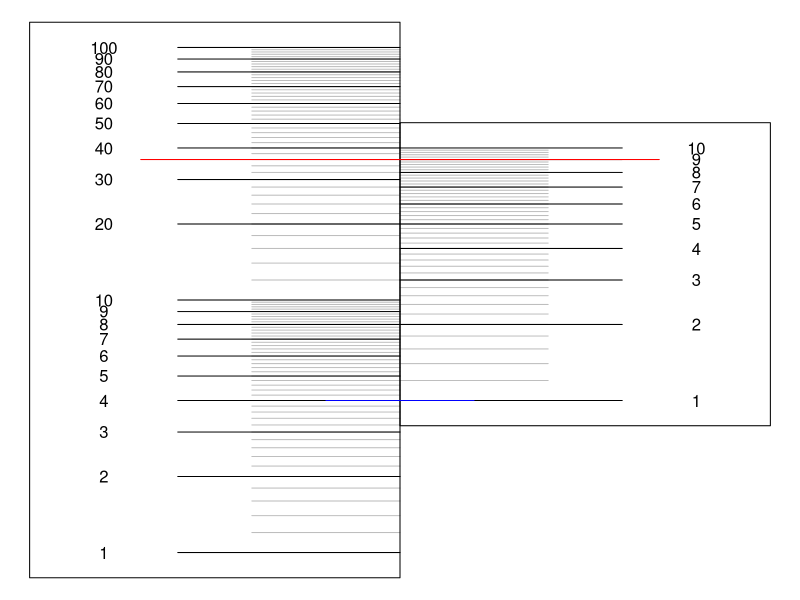
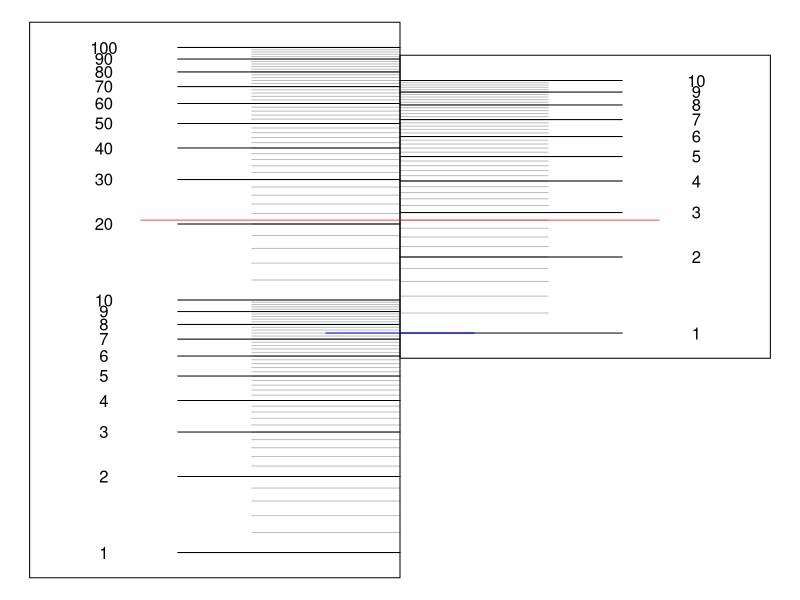

Source code (R) for these figures, in order:
## ---- chunk 1
exab = sample(2:9,2)
while(T){
    ab = sample(8:49,2)*2/10
    a = ab[1]
    b = ab[2]
    if(!(a%%1==0) && !(b%%1==0) && abs(b-a)>1){break}
}

achoice = signif(a+0.2*(sample(-5:0,1)+0:5),2)
bchoice = signif(b+0.2*(sample(-5:0,1)+0:5),2)
p = signif(a*b,2)
pchoice = signif(p+0.2*(sample(-5:0,1)+0:5)*10^floor(log10(p)),2)

sol1 = paste0(1*(achoice==a),collapse="")
sol2 = paste0(1*(bchoice==b),collapse="")
sol3 = paste0(1*(pchoice==p),collapse="")

## ---- chunk 2
par(mar=c(0,0,0,0))
bmp = 0.1
plot(0,0,"n",xlim=c(0,1),ylim=c(0-bmp,2+bmp),axes=F,ann=F)
for(i in seq(1.2,9.8,0.2)){
    for(j in 0:1){
        num = i*10^j
        y = log10(num)
        lines(c(0.3,0.5),c(y,y),col="grey")
    }
}
for(i in seq(1.2,9.8,0.2)){
    num = i
    y2 = log10(num*exab[1])
    lines(c(0.5,0.7),c(y2,y2),col="grey")
}
nums = c(1:9,(1:9)*10,100)
for(num in nums){
    y = log10(num)
    lines(c(0.2,0.5),c(y,y))
    text(0.1,y,num)
}
for(num in 1:10){
    y2 = log10(num*exab[1])
    lines(c(0.5,0.8),c(y2,y2))
    text(0.9,y2,num)
}

polygon(c(0,0.5,0.5,0),c(0-bmp,0-bmp,2+bmp,2+bmp))
polygon(c(1,0.5,0.5,1),c(0-bmp,0-bmp,1+bmp,1+bmp)+log10(exab[1]))

lines(c(0.15,0.85),rep(log10(prod(exab)),2),col="red")
lines(c(0.4,0.6),rep(log10(exab[1]),2),col="blue")

## ---- chunk 3
par(mar=c(0,0,0,0))
bmp = 0.1
plot(0,0,"n",xlim=c(0,1),ylim=c(0-bmp,2+bmp),axes=F,ann=F)
for(i in seq(1.2,9.8,0.2)){
    for(j in 0:1){
        num = i*10^j
        y = log10(num)
        lines(c(0.3,0.5),c(y,y),col="grey")
    }
}
for(i in seq(1.2,9.8,0.2)){
    num = i
    y2 = log10(num*a)
    lines(c(0.5,0.7),c(y2,y2),col="grey")
}
nums = c(1:9,(1:9)*10,100)
for(num in nums){
    y = log10(num)
    lines(c(0.2,0.5),c(y,y))
    text(0.1,y,num)
}
for(num in 1:10){
    y2 = log10(num*a)
    lines(c(0.5,0.8),c(y2,y2))
    text(0.9,y2,num)
}

polygon(c(0,0.5,0.5,0),c(0-bmp,0-bmp,2+bmp,2+bmp))
polygon(c(1,0.5,0.5,1),c(0-bmp,0-bmp,1+bmp,1+bmp)+log10(a))

lines(c(0.15,0.85),rep(log10(a*b),2),col="red",lwd=0.7)
lines(c(0.4,0.6),rep(log10(a),2),col="blue")
